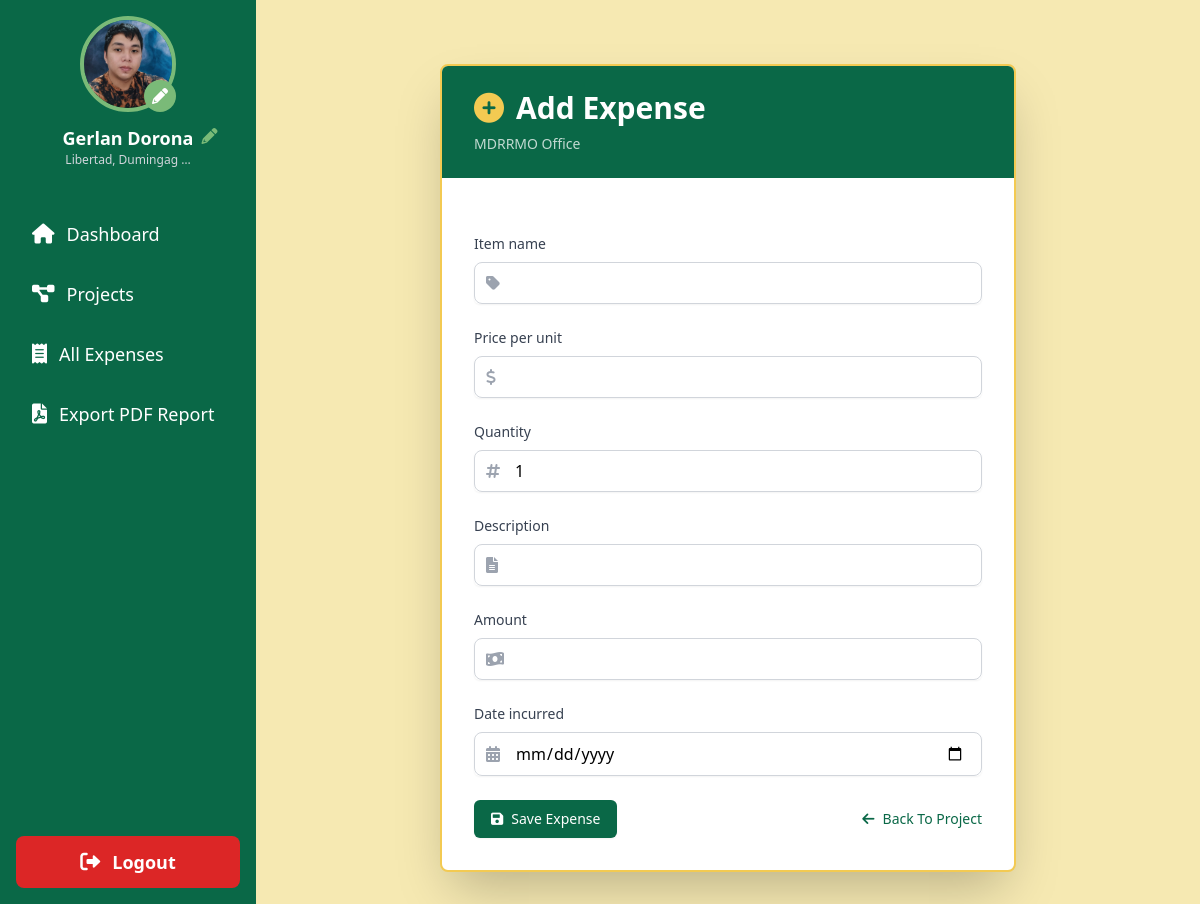
Screenshot of /project/26/add_expense/ (signed in) with the database file from the repository.
### sk_project/models.py (models this page shows, shortened)
class User(AbstractUser):
    is_chairman = models.BooleanField(default=False)
    profile_picture = models.ImageField(upload_to='profile_pics/', default='profile_pics/default_avatar.png', blank=True)
    address = models.TextField(blank=True, null=True)
    contact_number = models.CharField(max_length=15, blank=True, null=True)
    groups = models.ManyToManyField(
        Group,
        verbose_name=_('groups'),
        blank=True,
        help_text=_(
            'The groups this user belongs to. A user will get all permissions '
            'granted to each of their groups.'
        ),
        related_name='sk_user_set',
        related_query_name='sk_user',
    )
    user_permissions = models.ManyToManyField(
        Permission,
        verbose_name=_('user permissions'),
        blank=True,
        help_text=_('Specific permissions for this user.'),
        related_name='sk_user_set',
        related_query_name='sk_user',
    )

class Project(models.Model):
    name = models.CharField(max_length=255)
    description = models.TextField()
    allocated_budget = models.DecimalField(max_digits=10, decimal_places=2, default=0)
    budget = models.DecimalField(max_digits=10, decimal_places=2)
    main_budget = models.ForeignKey(MainBudget, related_name='projects', on_delete=models.SET_NULL, null=True)
    chairman = models.ForeignKey(User, related_name='projects', on_delete=models.CASCADE)
    start_date = models.DateField()
    end_date = models.DateField()
    created_at = models.DateTimeField(auto_now_add=True)
    updated_at = models.DateTimeField(auto_now=True)
    class Meta:
        ordering = ['start_date']

### sk_project/views.py (the view)
# urls.py: path('project/<int:project_id>/add_expense/', views.add_expense, name='add_expense'),
@login_required
def add_expense(request, project_id):
    project = get_object_or_404(Project, id=project_id, chairman=request.user)
    if request.method == 'POST':
        form = ExpenseForm(request.POST)
        if form.is_valid():
            expense = form.save(commit=False)
            expense.project = project
            expense.amount = expense.price_per_unit * expense.quantity
            total_expenses = project.expenses.aggregate(total=models.Sum('amount'))['total'] or 0
            remaining_budget = project.allocated_budget - total_expenses
            if expense.amount <= remaining_budget:
                expense.save()
                messages.success(request, 'Expense added successfully!')
            else:
                messages.error(request, 'Expense amount exceeds remaining budget!')
            return redirect('project_detail', project_id=project.id)
    else:
        form = ExpenseForm()
    return render(request, 'add_expense.html', {'form': form, 'project': project})

### templates/add_expense.html (shortened to what this page needs)
{% extends 'base.html' %}
{% load static %}
{% load humanize %}
{% block content %}
    <div class="container mx-auto mt-8 max-w-xl">
        <div class="bg-white shadow-2xl rounded-lg overflow-hidden border-2 border-primary">
            <div class="bg-tertiary text-white py-6 px-8">
                <h2 class="text-3xl font-bold flex items-center">
                    <i class="fas fa-plus-circle mr-3 text-primary"></i>Add Expense
                </h2>
                <p class="text-sm opacity-75 mt-2">{{ project.name|capfirst }}</p>
            </div>
            <form method="post" class="p-8 space-y-6">
                {% for field in form %}
                    <div class="mb-4">
                        <label for="{{ field.id_for_label }}" class="block text-sm font-medium text-gray-700 mb-2">
                            {{ field.label|capfirst }}
                        </label>
                        <div class="relative rounded-md shadow-sm">
                            <div class="absolute inset-y-0 left-0 pl-3 flex items-center pointer-events-none">
                            </div>
                            {% if field.name == 'item_name' or field.name == 'description' %}
                                <input type="{{ field.field.widget.input_type }}" name="{{ field.name }}" id="{{ field.id_for_label }}" class="w-full pl-10 pr-4 py-2 rounded-lg border border-gray-300 focus:outline-none focus:ring-2 focus:ring-tertiary" oninput="capitalizeWords(this)" value="{{ field.value|default:'' }}">
                            {% elif field.name == 'price_per_unit' or field.name == 'quantity' %}
                                <input type="number" name="{{ field.name }}" id="{{ field.id_for_label }}" class="w-full pl-10 pr-4 py-2 rounded-lg border border-gray-300 focus:outline-none focus:ring-2 focus:ring-tertiary" oninput="calculateTotal()" value="{{ field.value|default:'' }}">
                            {% elif field.name == 'amount' %}
                                <input type="number" name="{{ field.name }}" id="{{ field.id_for_label }}" class="w-full pl-10 pr-4 py-2 rounded-lg border border-gray-300 focus:outline-none focus:ring-2 focus:ring-tertiary" readonly value="{{ field.value|default:'' }}">
                            {% else %}
                                {{ field }}
                            {% endif %}
                        </div>
                    </div>
                {% endfor %}
                <div class="flex justify-between items-center mt-8">
                    <button type="submit" class="inline-flex items-center px-4 py-2 border border-transparent text-sm font-medium rounded-md shadow-sm text-white bg-tertiary hover:bg-quaternary focus:outline-none focus:ring-2 focus:ring-offset-2 focus:ring-tertiary">
                        <i class="fas fa-save mr-2"></i>Save Expense
                    </button>
                    <a href="{% url 'project_detail' project.id %}" class="text-sm font-medium text-tertiary hover:text-quaternary">
                        <i class="fas fa-arrow-left mr-2"></i>Back To Project
                    </a>
                </div>
            </form>
        </div>
    </div>
{% endblock %}

### templates/base.html (shortened to what this page needs)
<!DOCTYPE html>
<html lang="en">
    {% load static %}
    <head>
        <script src="https://cdn.tailwindcss.com"></script>
        <link href="https://cdnjs.cloudflare.com/ajax/libs/font-awesome/6.0.0-beta3/css/all.min.css" rel="stylesheet">
    </head>
    <body class="bg-secondary">
        <div class="flex h-screen">
            <aside class="w-64 bg-tertiary text-white flex flex-col">
                <div class="p-4 flex flex-col items-center">
                    <a href="{% url 'edit_profile' %}" class="mb-3 relative">
                        {% if user.profile_picture %}
                            <img src="{{ user.profile_picture.url }}" alt="Profile Picture" class="w-24 h-24 rounded-full border-4 border-quaternary hover:border-primary transition-colors duration-200">
                        {% else %}
                            <img src="{% static 'img/drr.png' %}" alt="Default Profile Picture" class="w-24 h-24 rounded-full border-4 border-quaternary hover:border-primary transition-colors duration-200">
                        {% endif %}
                        <i class="fas fa-pencil-alt absolute bottom-0 right-0 bg-quaternary text-white p-2 rounded-full"></i>
                    </a>
                    <div class="text-center relative">
                        <h2 class="text-lg font-semibold">{{ user.get_full_name|title }}</h2>
                        <p class="text-xs text-gray-300">{{ user.address|truncatechars:20|capfirst }}</p>
                        <a href="{% url 'edit_profile' %}" class="absolute -right-6 top-0">
                            <i class="fas fa-pencil-alt text-quaternary hover:text-primary transition-colors duration-200"></i>
                        </a>
                    </div>
                </div>
                <nav class="mt-6 flex-grow">
                    {% if user.is_superuser %}
                        <a href="{% url 'admin_dashboard' %}" class="block py-3 px-6 hover:bg-quaternary transition-colors duration-200 {% if request.resolver_match.url_name == 'admin_dashboard' %}bg-quaternary text-primary font-bold{% endif %} rounded-lg mb-2 mx-2 flex items-center">
                            <i class="fas fa-user-shield mr-3 text-xl"></i> <span class="text-lg">Admin Dashboard</span>
                        </a>
                        {% else%}
                    <a href="{% url 'dashboard' %}" class="block py-3 px-6 hover:bg-quaternary transition-colors duration-200  rounded-lg mb-2 mx-2 flex items-center">
                        <i class="fas fa-home mr-3 text-xl"></i> <span class="text-lg">Dashboard</span>
                    </a>
                    <a href="{% url 'all_projects' %}" class="block py-3 px-6 hover:bg-quaternary transition-colors duration-200  rounded-lg mb-2 mx-2 flex items-center">
                        <i class="fas fa-project-diagram mr-3 text-xl"></i> <span class="text-lg">Projects</span>
                    </a>
                    <a href="{% url 'all_expenses' %}" class="block py-3 px-6 hover:bg-quaternary transition-colors duration-200  rounded-lg mb-2 mx-2 flex items-center">
                        <i class="fas fa-receipt mr-3 text-xl"></i> <span class="text-lg">All Expenses</span>
                    </a>
                    <a href="{% url 'export_pdf_report' %}" class="block py-3 px-6 hover:bg-quaternary transition-colors duration-200  rounded-lg mb-2 mx-2 flex items-center">
                        <i class="fas fa-file-pdf mr-3 text-xl"></i> <span class="text-lg">Export PDF Report</span>
                    </a>
                    {% endif %}
                </nav>
                <div class="p-4 mt-auto">
                    <a href="{% url 'logout' %}" class="block py-3 px-6 bg-red-600 text-white rounded-lg hover:bg-red-700 transition-colors duration-200 text-center flex items-center justify-center">
                        <i class="fas fa-sign-out-alt mr-3 text-xl"></i> <span class="text-lg font-semibold">Logout</span>
                    </a>
                </div>
            </aside>
            <main class="flex-1 p-8 overflow-y-auto">
                {% block content %}
                {% endblock %}
            </main>
        </div>
    </body>
</html>

### rows the page displays
User: profile_picture (picture), get_full_name "Gerlan Dorona", address "Libertad, Dumingag …"
Project: name "MDRRMO Office"

### other values shown
{{ field.label|capfirst }} "Item name" "Price per unit" "Quantity" "Description" "Amount" "Date incurred"
